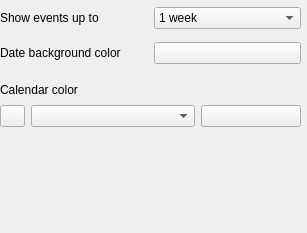
<?xml version="1.0" encoding="UTF-8"?>
<ui version="4.0">
 <class>agendaConfig</class>
 <widget class="QWidget" name="agendaConfig">
  <property name="geometry">
   <rect>
    <x>0</x>
    <y>0</y>
    <width>307</width>
    <height>233</height>
   </rect>
  </property>
  <widget class="QWidget" name="layoutWidget">
   <property name="geometry">
    <rect>
     <x>0</x>
     <y>0</y>
     <width>301</width>
     <height>73</height>
    </rect>
   </property>
   <layout class="QGridLayout" name="gridLayout">
    <item row="0" column="0">
     <widget class="QLabel" name="label">
      <property name="text">
       <string>Show events up to</string>
      </property>
     </widget>
    </item>
    <item row="0" column="1">
     <widget class="QComboBox" name="weeks">
      <item>
       <property name="text">
        <string>1 week</string>
       </property>
      </item>
      <item>
       <property name="text">
        <string>2 weeks</string>
       </property>
      </item>
      <item>
       <property name="text">
        <string>3 weeks</string>
       </property>
      </item>
      <item>
       <property name="text">
        <string>4 weeks</string>
       </property>
      </item>
     </widget>
    </item>
    <item row="1" column="0">
     <widget class="QLabel" name="label_2">
      <property name="text">
       <string>Date background color</string>
      </property>
     </widget>
    </item>
    <item row="1" column="1">
     <widget class="KColorButton" name="dateColor">
      <property name="defaultColor">
       <color>
        <red>52</red>
        <green>62</green>
        <blue>136</blue>
       </color>
      </property>
     </widget>
    </item>
   </layout>
  </widget>
  <widget class="QWidget" name="">
   <property name="geometry">
    <rect>
     <x>0</x>
     <y>80</y>
     <width>301</width>
     <height>47</height>
    </rect>
   </property>
   <layout class="QVBoxLayout" name="verticalLayout">
    <item>
     <widget class="QLabel" name="label_3">
      <property name="text">
       <string>Calendar color</string>
      </property>
     </widget>
    </item>
    <item>
     <layout class="QHBoxLayout" name="horizontalLayout">
      <item>
       <widget class="QPushButton" name="loadCalendars">
        <property name="maximumSize">
         <size>
          <width>25</width>
          <height>25</height>
         </size>
        </property>
        <property name="text">
         <string/>
        </property>
       </widget>
      </item>
      <item>
       <widget class="QComboBox" name="calendarsList"/>
      </item>
      <item>
       <widget class="KColorButton" name="calendarColor">
        <property name="maximumSize">
         <size>
          <width>100</width>
          <height>16777215</height>
         </size>
        </property>
        <property name="color">
         <color>
          <red>0</red>
          <green>192</green>
          <blue>0</blue>
         </color>
        </property>
        <property name="defaultColor">
         <color>
          <red>0</red>
          <green>192</green>
          <blue>0</blue>
         </color>
        </property>
       </widget>
      </item>
     </layout>
    </item>
   </layout>
  </widget>
 </widget>
 <customwidgets>
  <customwidget>
   <class>KColorButton</class>
   <extends>QPushButton</extends>
   <header>kcolorbutton.h</header>
  </customwidget>
 </customwidgets>
 <resources/>
 <connections/>
</ui>
